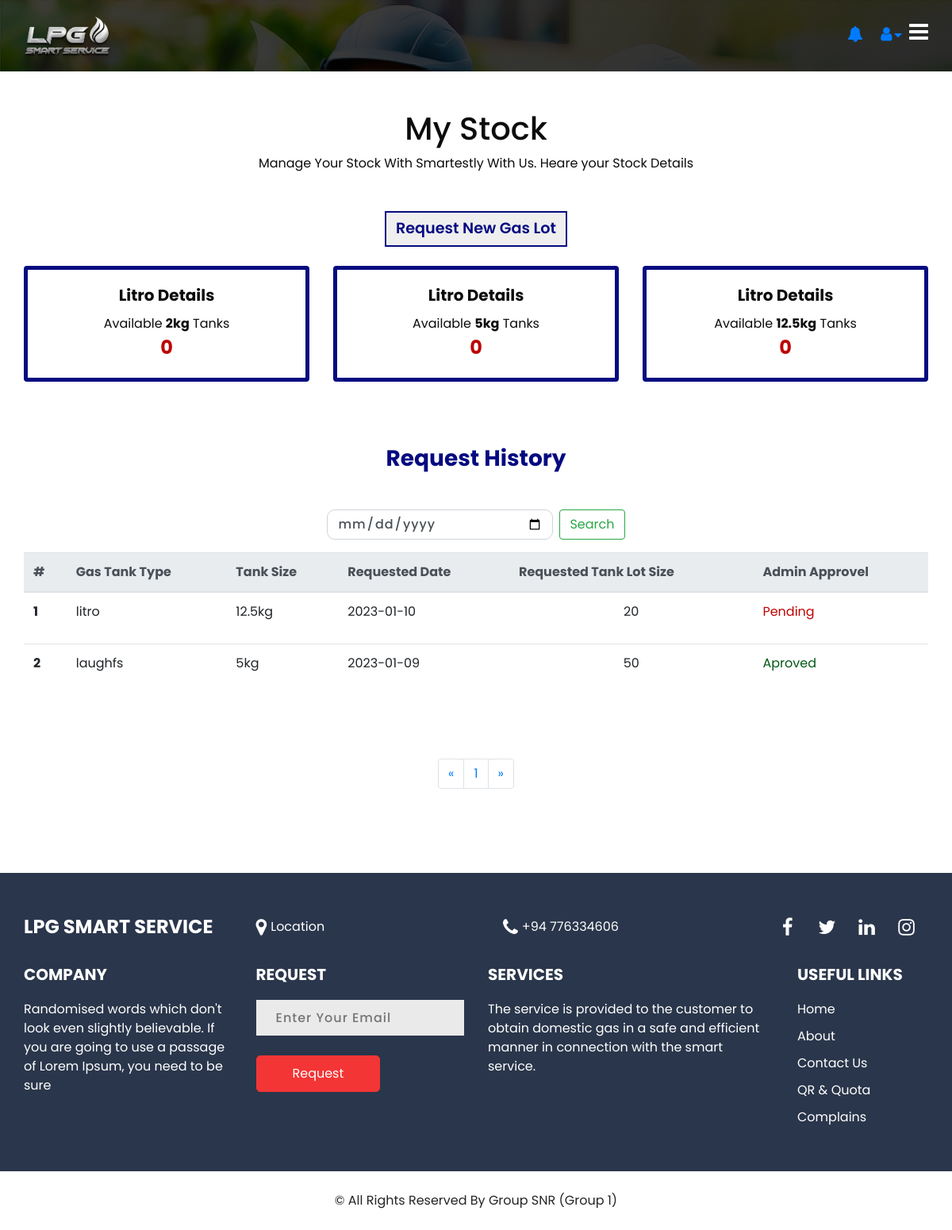
The app's page /pannels/dealer/mystock.php (signed in) with its own data.
### tables this page shows
CREATE TABLE `litro_dealer_stock` (
  `dealernic` varchar(12) NOT NULL,
  `twoTanks` int NOT NULL,
  `fiveTanks` int NOT NULL,
  `twelveTanks` int NOT NULL
);

CREATE TABLE `gas_requests` (
  `id` int NOT NULL,
  `userNic` varchar(12) NOT NULL,
  `tankType` varchar(15) NOT NULL,
  `tankSize` float NOT NULL,
  `aprovel` int NOT NULL DEFAULT '0',
  `date` date NOT NULL,
  `lotSize` int NOT NULL,
  `noific` int NOT NULL DEFAULT '0'
);

### pannels/dealer/mystock.php (the view, shortened to what this page needs)
<?php
    include_once "dbworks/connection.php";
    $nic = $_SESSION['user_id'];
    $colVal = "";
    $query = mysqli_query($con, "SELECT * FROM dealer_gas_details WHERE dealerNic = '$nic'");
    $row = mysqli_fetch_assoc($query);
    if($row['brand'] == "all"){
        $colVal = "container-fluid";
    }
    else{
        $colVal = "container";
    }
    $limit = 12;
    $page = isset($_GET['rid']) ? $_GET['rid'] : 1 ;
    $start = ($page - 1) * $limit;
    $query2 = mysqli_query($con, "SELECT * FROM gas_requests WHERE userNic = '$nic'");
    $count = mysqli_num_rows($query2);
    $pages = ceil($count/$limit);
    $previous = $page - 1;
    $next = $page + 1;
?>
<!DOCTYPE html>
<html>
<head>
    <link rel="stylesheet" type="text/css" href="/styles/css/bootstrap.css" />
    <link rel="stylesheet" type="text/css" href="https://cdnjs.cloudflare.com/ajax/libs/OwlCarousel2/2.3.4/assets/owl.carousel.min.css" />
    <link rel="stylesheet" href="https://cdnjs.cloudflare.com/ajax/libs/jquery-nice-select/1.1.0/css/nice-select.min.css" />
    <link href="/styles/css/font-awesome.min.css" rel="stylesheet" />
    <link href="/styles/css/style.css" rel="stylesheet" />
    <link rel="stylesheet" href="styles/styles.css">
    <link href="/styles/css/responsive.css" rel="stylesheet" />
</head>
<body class="sub_page">
    <div class="hero_area">
        <div class="hero_bg_box" style="height: 90px;">
            <img src="/src/images/bgimage.jpg" alt="">
        </div>
        <?php include_once "layouts/navbar.php"; ?>
    <section class="about_section layout_padding mt-5">
        <h1 class="text-center">My Stock</h1>
        <p class="text-center mb-5">Manage Your Stock With Smartestly With Us. Heare your Stock Details</p>
        <div class="text-center">
            <button class="modelOpen-btn" id="modelOpen">Request New Gas Lot</button>
        </div>
        <div class="<?= $colVal; ?>">
            <div class="row mt-4">
            <?php
            if($row['brand'] == "all"){
                $query2 = mysqli_query($con, "SELECT * FROM laughfs_dealer_stock WHERE dealernic = '$nic'");
                $row2 = mysqli_fetch_assoc($query2);
                echo '
                <div class="col-sm-2">
                    <div class="card"  style="border: solid 5px rgb(4, 10, 128);">
                        <div class="card-body">
                            <h5 class="card-title text-center font-weight-bold">Laughfs Details</h5>
                            <p class="card-text text-center">Available <b>2kg</b> Tanks <br>'.($row2['twoTanks'] <= 3 ? "<span style='color: rgb(190, 3, 3); font-weight: bold;font-size: 1.5rem'>".$row2['twoTanks']."</span>": "<span style='color: rgb(2, 89, 22); font-weight: bold; font-size: 1.5rem'>".$row2['twoTanks']."</span>").'
                        </div>
                    </div>
                </div>
                <div class="col-sm-2">
                    <div class="card"  style="border: solid 5px rgb(4, 10, 128);">
                        <div class="card-body">
                            <h5 class="card-title text-center font-weight-bold">Laughfs Details</h5>
                            <p class="card-text text-center">Available <b>5kg</b> Tanks <br>'.($row2['fiveTanks'] <= 3 ? "<span style='color: rgb(190, 3, 3); font-weight: bold;font-size: 1.5rem'>".$row2['fiveTanks']."</span>": "<span style='color: rgb(2, 89, 22); font-weight: bold; font-size: 1.5rem'>".$row2['fiveTanks']."</span>").'
                        </div>
                    </div>
                </div>
                <div class="col-sm-2">
                    <div class="card"  style="border: solid 5px rgb(4, 10, 128);">
                        <div class="card-body">
                            <h5 class="card-title text-center font-weight-bold">Laughfs Details</h5>
                            <p class="card-text text-center">Available <b>12.5kg</b> Tanks <br>'.($row2['twelveTanks'] <= 3 ? "<span style='color: rgb(190, 3, 3); font-weight: bold;font-size: 1.5rem'>".$row2['twelveTanks']."</span>": "<span style='color: rgb(2, 89, 22); font-weight: bold; font-size: 1.5rem'>".$row2['twelveTanks']."</span>").'
                        </div>
                    </div>
                </div>';
                $query2 = mysqli_query($con,"SELECT * FROM litro_dealer_stock WHERE dealernic = '$nic'");
                $row2 = mysqli_fetch_assoc($query2);
                echo '
                    <div class="col-sm-2">
                    <div class="card"  style="border: solid 5px rgb(4, 10, 128);">
                        <div class="card-body">
                            <h5 class="card-title text-center font-weight-bold">Litro Details</h5>
                            <p class="card-text text-center">Available <b>2kg</b> Tanks <br>'.($row2['twoTanks'] <= 3 ? "<span style='color: rgb(190, 3, 3); font-weight: bold;font-size: 1.5rem'>".$row2['twoTanks']."</span>": "<span style='color: rgb(2, 89, 22); font-weight: bold; font-size: 1.5rem'>".$row2['twoTanks']."</span>").'
                        </div>
                    </div>
                    </div>
                    <div class="col-sm-2">
                        <div class="card"  style="border: solid 5px rgb(4, 10, 128);">
                            <div class="card-body">
                                <h5 class="card-title text-center font-weight-bold">Litro Details</h5>
                                <p class="card-text text-center">Available <b>5kg</b> Tanks <br>'.($row2['fiveTanks'] <= 3 ? "<span style='color: rgb(190, 3, 3); font-weight: bold;font-size: 1.5rem'>".$row2['fiveTanks']."</span>": "<span style='color: rgb(2, 89, 22); font-weight: bold; font-size: 1.5rem'>".$row2['fiveTanks']."</span>").'
                            </div>
                        </div>
                    </div>
                    <div class="col-sm-2">
                        <div class="card"  style="border: solid 5px rgb(4, 10, 128);">
                            <div class="card-body">
                                <h5 class="card-title text-center font-weight-bold">Litro Details</h5>
                                <p class="card-text text-center">Available <b>12.5kg</b> Tanks <br>'.($row2['twelveTanks'] <= 3 ? "<span style='color: rgb(190, 3, 3); font-weight: bold;font-size: 1.5rem'>".$row2['twelveTanks']."</span>": "<span style='color: rgb(2, 89, 22); font-weight: bold; font-size: 1.5rem'>".$row2['twelveTanks']."</span>").'
                            </div>
                        </div>
                    </div>';
            }
            else if($row['brand'] == "litro"){
                $query2 = mysqli_query($con,"SELECT * FROM litro_dealer_stock WHERE dealernic = '$nic'");
                $row2 = mysqli_fetch_assoc($query2);
                echo '
                    <div class="col-sm-4">
                    <div class="card"  style="border: solid 5px rgb(4, 10, 128);">
                        <div class="card-body">
                            <h5 class="card-title text-center font-weight-bold">Litro Details</h5>
                            <p class="card-text text-center">Available <b>2kg</b> Tanks <br>'.($row2['twoTanks'] <= 3 ? "<span style='color: rgb(190, 3, 3); font-weight: bold;font-size: 1.5rem'>".$row2['twoTanks']."</span>": "<span style='color: rgb(2, 89, 22); font-weight: bold; font-size: 1.5rem'>".$row2['twoTanks']."</span>").'
                        </div>
                    </div>
                    </div>
                    <div class="col-sm-4">
                        <div class="card"  style="border: solid 5px rgb(4, 10, 128);">
                            <div class="card-body">
                                <h5 class="card-title text-center font-weight-bold">Litro Details</h5>
                                <p class="card-text text-center">Available <b>5kg</b> Tanks <br>'.($row2['fiveTanks'] <= 3 ? "<span style='color: rgb(190, 3, 3); font-weight: bold;font-size: 1.5rem'>".$row2['fiveTanks']."</span>": "<span style='color: rgb(2, 89, 22); font-weight: bold; font-size: 1.5rem'>".$row2['fiveTanks']."</span>").'
                            </div>
                        </div>
                    </div>
                    <div class="col-sm-4">
                        <div class="card"  style="border: solid 5px rgb(4, 10, 128);">
                            <div class="card-body">
                                <h5 class="card-title text-center font-weight-bold">Litro Details</h5>
                                <p class="card-text text-center">Available <b>12.5kg</b> Tanks <br>'.($row2['twelveTanks'] <= 3 ? "<span style='color: rgb(190, 3, 3); font-weight: bold;font-size: 1.5rem'>".$row2['twelveTanks']."</span>": "<span style='color: rgb(2, 89, 22); font-weight: bold; font-size: 1.5rem'>".$row2['twelveTanks']."</span>").'
                            </div>
                        </div>
                    </div>';
            }
            ?>
            </div>
        </div>
        <div class="container" style="margin-top: 10vh;">
            <div class="row">
                <div class="col-sm-12 text-center">
                    <h3 style="color: rgb(4, 10, 128); font-weight: bold;">Request History</h3>
                    <div class="form-inline justify-content-center mb-3 mt-5">
                        <input class="form-control mr-sm-2 w-25" type="date" placeholder="Search" aria-label="Search" id="searchBar">
                        <button class="btn btn-outline-success my-2 my-sm-0" type="submit">Search</button>
                    </div>
                </div>
            </div>
            <div id="table-show">
                <table class="table container" id="data-table">
                    <thead class="thead-light">
                        <th scope="col">#</th>
                        <th scope="col">Gas Tank Type</th>
                        <th scope="col">Tank Size</th>
                        <th scope="col">Requested Date</th>
                        <th scope="col">Requested Tank Lot Size</th>
                        <th scope="col">Admin Approvel</th>
                    </thead>
                    <tbody>
                        <?php
                            $loop = 1;
                            $query3 = mysqli_query($con,"SELECT * FROM gas_requests WHERE userNic = '$nic' ORDER BY date DESC LIMIT $start, $limit");
                            if(mysqli_num_rows($query3)>0){
                                while($row3 = mysqli_fetch_assoc($query3)){
                                    echo '<tr>
                                        <th scope="row">'.$loop.'</th>
                                        <td>'.$row3['tankType'].'</td>
                                        <td>'.$row3['tankSize'].'kg</td>
                                        <td>'.$row3['date'].'</td>
                                        <td class="text-center">'.$row3['lotSize'].'</td>
                                        <td>'.($row3['aprovel'] == 0 ? "<p style='color: rgb(190, 3, 3);'>Pending</p>": "<p style='color: rgb(2, 89, 22);'>Aproved</p>").'</td>
                                    </tr>';
                                    ++$loop;
                                }
                            }
                            else{
                                echo "
                                <tr>
                                    <td colspan='5' class='text-center'>No Data to View</td>
                                </tr>
                                ";
                            }
                        ?>
                    </tbody>
                </table>
            </div>
            <nav aria-label="Page navigation mt-5" style="margin-top: 10vh;" id="pagnition">
                <ul class="pagination justify-content-center">
                    <li class="page-item">
                        <a class="page-link" href="mystock.php?rid=<?= $previous; ?>" aria-label="Previous">
                            <span aria-hidden="true">&laquo;</span>
                        </a>
                    </li>
                    <?php for($i = 1; $i <= $pages; $i++){
                        echo '<li class="page-item"><a class="page-link" href="mystock.php?rid='.$i.'">'.$i.'</a></li>';
                    }
                    ?>
                    <li class="page-item">
                        <a class="page-link" href="mystock.php?rid=<?= $next; ?>" aria-label="Next">
                            <span aria-hidden="true">&raquo;</span>
                        </a>
                    </li>
                </ul>
            </nav>
        </div>
    </section>
</body>
</html>

### records on screen
litro_dealer_stock: twoTanks "0", fiveTanks "0", twelveTanks "0"
gas_requests: tankType "litro", tankSize "12.5", date "2023-01-10", lotSize "20", aprovel "Pending"
gas_requests: tankType "laughfs", tankSize "5", date "2023-01-09", lotSize "50", aprovel "Aproved"
